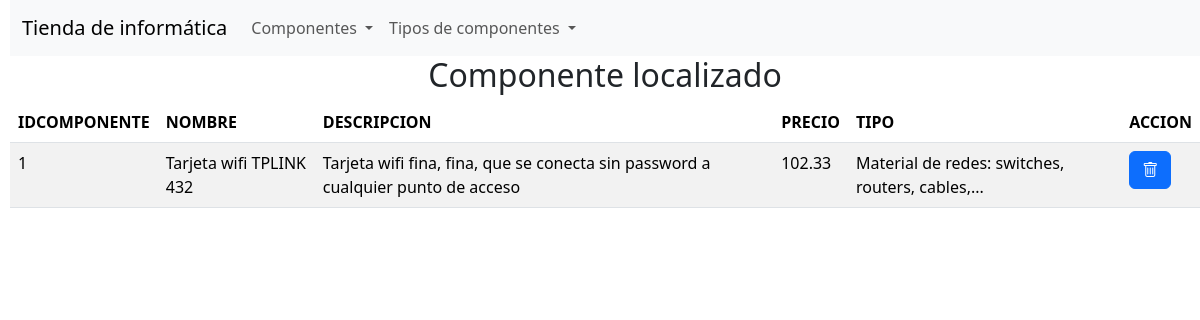
The page /proceso_buscar_componente.php?txtNombreComponente=Tarjeta wifi TPLINK 432 on the database its author committed.
### tables this page shows
CREATE TABLE `componente` (
  `idcomponente` int(4) NOT NULL,
  `nombre` varchar(25) NOT NULL,
  `descripcion` varchar(200) NOT NULL,
  `precio` decimal(8,2) NOT NULL,
  `idtipo` int(3) NOT NULL
);

CREATE TABLE `tipo` (
  `idtipo` int(3) NOT NULL,
  `tipo` varchar(20) NOT NULL,
  `descripcion` varchar(150) NOT NULL
);

### proceso_buscar_componente.php (the view, shortened to what this page needs)
<?php
$conexion = obtenerConexion();
$nombre_componente = $_GET['txtNombreComponente'];
$sql = "SELECT c.*, p.descripcion AS tipodesc FROM componente c, tipo p
WHERE c.idtipo = p.idtipo
AND nombre LIKE '%$nombre_componente%';";
$resultado = mysqli_query($conexion, $sql);
if(mysqli_num_rows($resultado) > 0 ){
    $mensaje = "<h2 class='text-center'>Componente localizado</h2>";
    $mensaje .= "<table class='table table-striped'>";
    $mensaje .= "<thead><tr><th>IDCOMPONENTE</th><th>NOMBRE</th><th>DESCRIPCION</th><th>PRECIO</th><th>TIPO</th><th>ACCION</th></tr></thead>";
    $mensaje .= "<tbody>";
    while($fila = mysqli_fetch_assoc($resultado)){
        $mensaje .= "<tr>";
        $mensaje .= "<td>" . $fila['idcomponente'] . "</td>";
        $mensaje .= "<td>" . $fila['nombre'] . "</td>";
        $mensaje .= "<td>" . $fila['descripcion'] . "</td>";
        $mensaje .= "<td>" . $fila['precio'] . "</td>";
        $mensaje .= "<td>" . $fila['tipodesc'] . "</td>";
        $mensaje .= "<td><form action='proceso_borrar_componente.php' method='post'>";
        $idcomponente = $fila['idcomponente'];
        $mensaje .= "<input type='hidden' name='idcomponente' value='$idcomponente' />";
        $mensaje .= "<button type='submit' name='btnBorrar' class='btn btn-primary'><i class='bi bi-trash'></i></button> </form> </td>";
        $mensaje .= "</tr>";
    }
    $mensaje .= "</tbody></table>";
} else {
   $mensaje = "<h2 class='text-center mt-5'>No hay componentes con nombre $nombre_componente</h2>";
}
echo $mensaje;
?>

### rows shown on the page
componente: idcomponente "1", nombre "Tarjeta wifi TPLINK 432", descripcion "Tarjeta wifi fina, fina, que se conecta sin password a cualquier punto de acceso", precio "102.33", idtipo.descripcion "Material de redes: switches, routers, cables,..."
